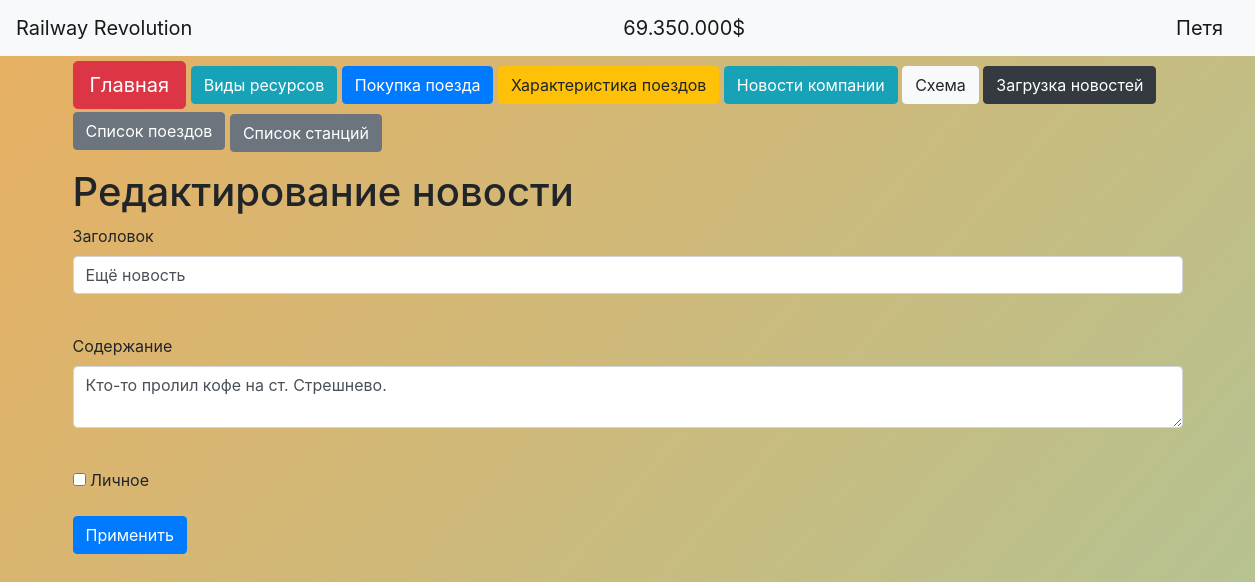
The app's page /edit_news/12 (signed in) with its own data.
### data/users.py (models this page shows, shortened)
class User(SqlAlchemyBase, UserMixin, SerializerMixin):
    __tablename__ = 'users'
    id = sqlalchemy.Column(sqlalchemy.Integer,
                           primary_key=True, autoincrement=True)
    name = sqlalchemy.Column(sqlalchemy.String, nullable=True)
    about = sqlalchemy.Column(sqlalchemy.String, nullable=True)
    email = sqlalchemy.Column(sqlalchemy.String,
                              index=True, unique=True, nullable=True)
    hashed_password = sqlalchemy.Column(sqlalchemy.String, nullable=True)
    created_date = sqlalchemy.Column(sqlalchemy.DateTime,
                                     default=datetime.datetime.now)
    news = orm.relationship("News", back_populates='user')

### data/news.py (models this page shows)
class News(SqlAlchemyBase, SerializerMixin):
    __tablename__ = 'news'
    id = sqlalchemy.Column(sqlalchemy.Integer,
                           primary_key=True, autoincrement=True)
    title = sqlalchemy.Column(sqlalchemy.String, nullable=True)
    content = sqlalchemy.Column(sqlalchemy.String, nullable=True)
    created_date = sqlalchemy.Column(sqlalchemy.DateTime,
                                     default=datetime.datetime.now)
    is_private = sqlalchemy.Column(sqlalchemy.Boolean, default=True)
    user_id = sqlalchemy.Column(sqlalchemy.Integer,
                                sqlalchemy.ForeignKey("users.id"))
    user = orm.relationship('User')

### main.py (the view, shortened to what this page needs)
@app.route('/edit_news/<int:id>', methods=['GET', 'POST'])
@login_required
def edit_news(id):
    form = NewsForm()
    if request.method == "GET":
        db_sess = db_session.create_session()
        news = db_sess.query(News).filter(News.id == id,
                                          News.user == current_user
                                          ).first()
        if news:
            form.title.data = news.title
            form.content.data = news.content
            form.is_private.data = news.is_private
        else:
            abort(404)
    return render_template('add_news.html', **CONST_PARAMS,
                           title='Редактирование новости',
                           form=form)

### forms/news.py
class NewsForm(FlaskForm):
    title = StringField('Заголовок', validators=[DataRequired()])
    content = TextAreaField("Содержание")
    is_private = BooleanField("Личное")
    submit = SubmitField('Применить')

### data/db_session.py (called while the page is built)
def create_session() -> Session:
    global __factory
    return __factory()

### main.py (called while the page is built)
@app.route
@login_manager.user_loader
def load_user(user_id):
    db_sess = db_session.create_session()
    return db_sess.query(User).get(user_id)

### templates/add_news.html (shortened to what this page needs)
{% extends "base.html" %}
{% block content %}
<h1>{{ title }}</h1>
<form action="" method="post">
    <p>
        {{ form.title.label }}<br>
        {{ form.title(class="form-control") }}<br>
    </p>
    <p>
        {{ form.content.label }}<br>
        {{ form.content(class="form-control") }}<br>
    </p>
    <p>{{ form.is_private() }} {{ form.is_private.label }}</p>
    <p>{{ form.submit(type="submit", class="btn btn-primary") }}</p>
</form>
{% endblock %}

### templates/base.html (shortened to what this page needs)
<!DOCTYPE html>
<html lang="en">
<head>
    <link rel="stylesheet" href="https://stackpath.bootstrapcdn.com/bootstrap/4.4.1/css/bootstrap.min.css"
>
    <link rel="stylesheet" type="text/css" href="/static/css/style.css"></link>
</head>
<body>
<header>
    <nav class="navbar navbar-light bg-light">
        <a class="navbar-brand" href="/">Railway Revolution</a>
        <a class="navbar-brand"> {{ money }} </a>
        {% if current_user.is_authenticated %}
        <a class="navbar-brand" href="/logout">{{ current_user.name }}</a>
        {% else %}
        <p>
            <a class="btn btn-primary " href="/register">Зарегистрироваться</a>
            <a class="btn btn-success" href="/login">Войти</a>
        </p>
        {% endif %}
    </nav>
</header>
<main role="main" class="container">
    <div id="shapka_div" style="margin-top: 5px;">
        <p>
            <a class="btn btn-danger btn-lg" href="/">Главная</a>
            <a class="btn btn-info" href="/resources">Виды ресурсов</a>
            <a class="btn btn-primary" href="/buying_train">Покупка поезда</a>
            <a class="btn btn-warning" href="/train_info">Характеристика поездов</a>
            <a class="btn btn-info" href="/news">Новости компании</a>
            <a class="btn btn-light" href="/scheme">Схема</a>
            <a class="btn btn-dark" href="/load_news_by_txt">Загрузка новостей</a>
            <a class="btn btn-secondary" href="/list_trains">Список поездов</a>
            <a class="btn btn-secondary" style="margin-top: 5px;" href="/list_stations">Список станций</a>
        </p>
    </div>
    {% block content %}{% endblock %}
</main>
</body>
</html>

### static/css/style.css (style rules this page uses)
h1 { font-size: 40px; }
#shapka_div { display: flex; justify-content: center; width: 1200px; }
body { background: linear-gradient(311deg, #fdcf83, #53e6ee, #e8b062); background-size: 600% 600%; -webkit-animation: AnimationName 30s ease infinite; -moz-animation: AnimationName 30s ease infinite; -o-animation: AnimationName 30s ease infinite; animation: AnimationName 30s ease infinite; }

### records on screen
User: name "Петя"
News: title "Ещё новость", content "Кто-то пролил кофе на ст. Стрешнево."

### other values on screen
{{ money }} "69.350.000$"
{{ title }} "Редактирование новости"
